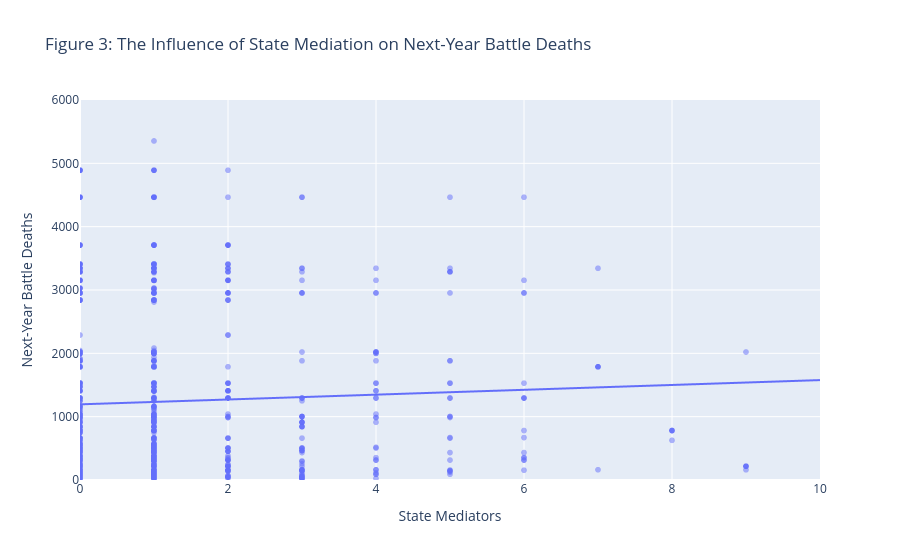

Here is the notebook cell this chart was saved with:
### Markdown cell above
### Figure 3: The Influence of State Mediation on Next-Year Battle Deaths

### Code cell
import plotly.express as px

fig = px.scatter(
    Merged_Data,
    x="State Mediators",
    y="Deaths in the Next Year",
    opacity=0.5,
    trendline="ols",
    labels={
        "State Mediators": "State Mediators",
        "Deaths in the Next Year": "Next-Year Battle Deaths",
    },
    title="Figure 3: The Influence of State Mediation on Next-Year Battle Deaths",
    range_y=[0, 6000],
    range_x=[0, 10],
)
fig.show()

### Figure 1 — Plotly figure (JSON) as saved in the notebook; plotly's stock layout.template omitted (floating-point values rounded to 4 significant figures; data arrays with more than 128 entries replaced by an {"elided": "..."} marker saying what was removed)
{"data": [{"hovertemplate": "State Mediators=%{x}<br>Next-Year Battle Deaths=%{y}<extra></extra>", "legendgroup": "", "marker": {"color": "#636efa", "opacity": 0.5, "symbol": "circle"}, "mode": "markers", "name": "", "showlegend": false, "type": "scattergl", "x": {"elided": "4088 float values"}, "xaxis": "x", "y": {"elided": "4088 float values"}, "yaxis": "y"}, {"hovertemplate": "<b>OLS trendline</b><br>Deaths in the Next Year = 38.2834 * State Mediators + 1194.43<br>R<sup>2</sup>=0.001078<br><br>State Mediators=%{x}<br>Next-Year Battle Deaths=%{y} <b>(trend)</b><extra></extra>", "legendgroup": "", "marker": {"color": "#636efa", "symbol": "circle"}, "mode": "lines", "name": "", "showlegend": false, "type": "scattergl", "x": {"elided": "2799 float values"}, "xaxis": "x", "y": {"elided": "2799 float values"}, "yaxis": "y"}], "layout": {"legend": {"tracegroupgap": 0}, "title": {"text": "Figure 3: The Influence of State Mediation on Next-Year Battle Deaths"}, "xaxis": {"anchor": "y", "domain": [0, 1], "range": [0, 10], "title": {"text": "State Mediators"}}, "yaxis": {"anchor": "x", "domain": [0, 1], "range": [0, 6000], "title": {"text": "Next-Year Battle Deaths"}}}}
